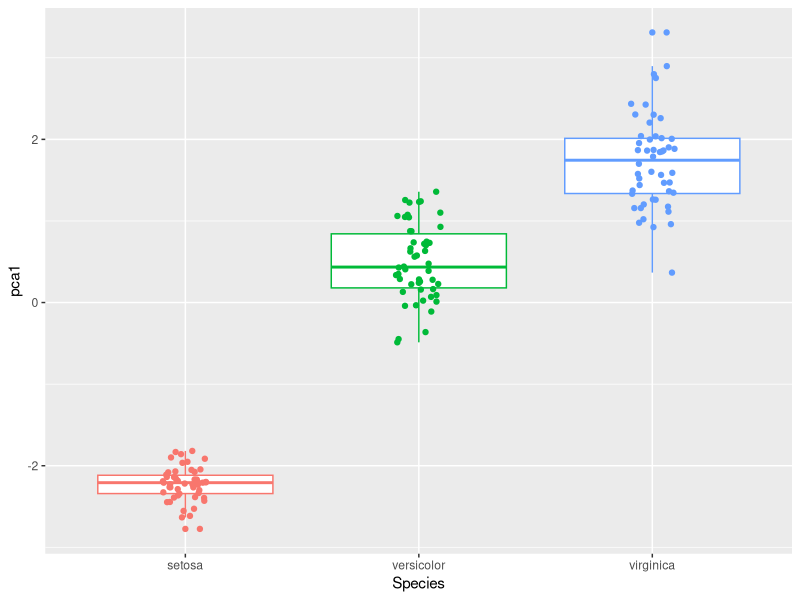

This chart was generated by the following R code:
## ---- chunk 1
knitr::opts_chunk$set(echo = TRUE)
library(VGAM)
library(ggplot2)
## ---- chunk 2
data(iris)
model1 = lm(Sepal.Length ~ Species, data = iris)
summary(model1)
## ---- chunk 3
model2 = lm(Petal.Length ~ Species, data = iris)
summary(model2)
## ---- chunk 4
model3 = lm(Petal.Width ~ Species, data = iris)
summary(model3)
## ---- chunk 5
pca = princomp(iris[,1:4], cor = T)
pca$loadings[,1]
pca1 = pca$scores[,1]
ggplot(iris, aes(x = Species, y= pca1, col = Species)) +
  geom_boxplot() +
  geom_jitter(width = 0.1) +
  theme(legend.position = "none")
## ---- chunk 6
model_pca = lm(pca1 ~ Species, data = iris)
summary(model_pca)
## ---- chunk 7
data(iris)
logistic_model <- vglm(Species ~ Sepal.Length + Sepal.Width + Petal.Length + Petal.Width, 
                       family = multinomial, data = iris)
predict_probs <- predict(logistic_model, type = 'response')
predict_class <- colnames(predict_probs)[apply(predict_probs, 1, which.max)]
table(iris$Species, predict_class)
## ---- chunk 8
test_index <- seq(1, 150, by = 3)
train <- iris[-test_index, ]
test <- iris[test_index, ]

logistic_train <- vglm(Species ~ Sepal.Length + Sepal.Width + Petal.Length + Petal.Width, 
                       family = multinomial, data = train)

predict_probs <- predict(logistic_train, newdata = test, type = 'response')
predict_class <- colnames(predict_probs)[apply(predict_probs, 1, which.max)]

table(test$Species, predict_class)
